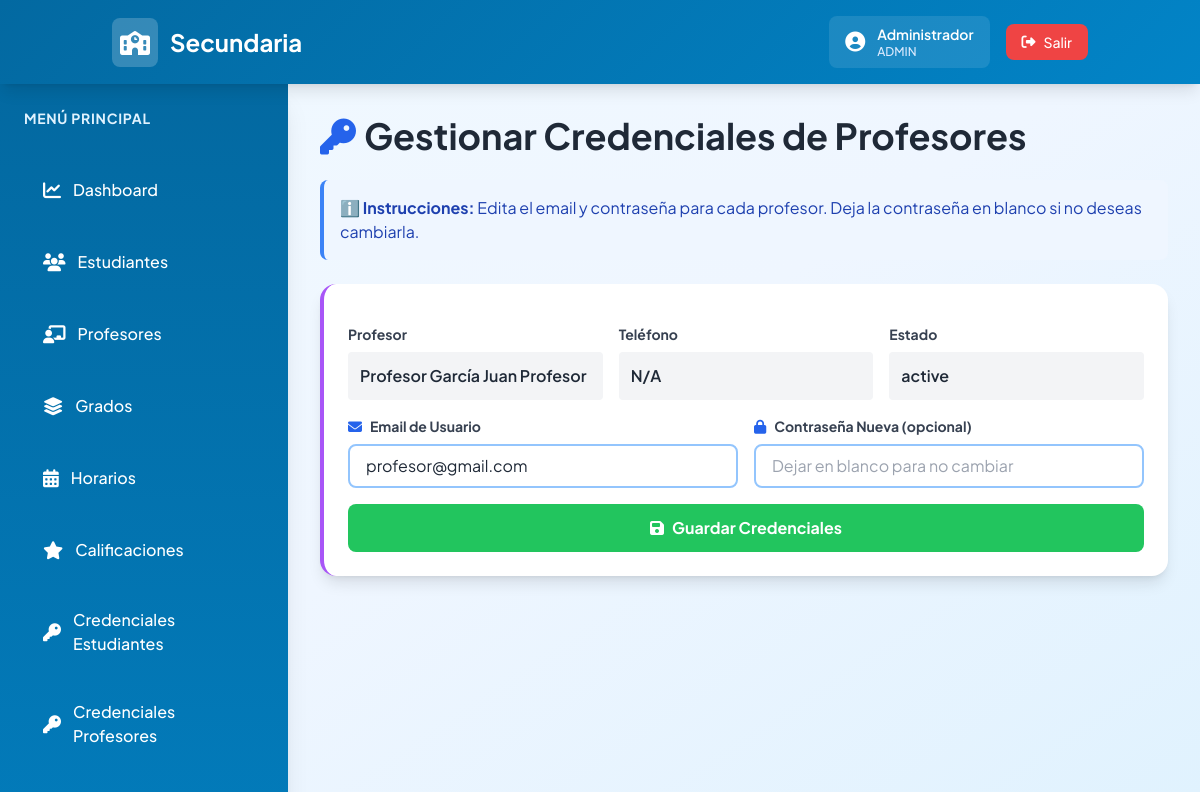
Page /admin/teacher-credentials (signed in) on the committed database.
### models.py (models this page shows)
class User(UserMixin, db.Model):
    __tablename__ = 'users'
    id = db.Column(db.String(36), primary_key=True, default=lambda: str(uuid.uuid4()))
    email = db.Column(db.String(255), unique=True, nullable=False)
    password = db.Column(db.String(255), nullable=False)
    name = db.Column(db.String(255), nullable=False)
    role = db.Column(db.String(20), nullable=False)
    created_at = db.Column(db.DateTime, default=datetime.utcnow)

class Teacher(db.Model):
    __tablename__ = 'teachers'
    id = db.Column(db.String(36), primary_key=True, default=lambda: str(uuid.uuid4()))
    user_id = db.Column(db.String(36), db.ForeignKey('users.id'), nullable=False, unique=True)
    teacher_code = db.Column(db.String(50), unique=True, nullable=False)
    specialization = db.Column(db.Text)
    apellido_paterno = db.Column(db.String(100), nullable=True)
    apellido_materno = db.Column(db.String(100), nullable=True)
    hire_date = db.Column(db.Date, nullable=False)
    end_contract_date = db.Column(db.Date, nullable=True)
    status = db.Column(db.String(20), default='active')
    created_at = db.Column(db.DateTime, default=datetime.utcnow)
    user = db.relationship('User', backref='teacher_profile')

### routes.py (the view, shortened to what this page needs)
@app.route('/admin/teacher-credentials', methods=['GET', 'POST'])
@login_required
def admin_teacher_credentials():
    if current_user.role != 'admin':
        flash('Acceso denegado', 'error')
        return redirect(url_for('dashboard'))
    teachers = Teacher.query.all()
    return render_template('admin_teacher_credentials.html', teachers=teachers)

### app.py (called while the page is built)
@login_manager.user_loader
def load_user(user_id):
    try:
        return User.query.get(user_id)
    except Exception as e:
        print(f"Error loading user: {e}")
        return None

### templates/admin_teacher_credentials.html (shortened to what this page needs)
{% extends "base.html" %}
{% block content %}
<div class="space-y-6">
    <div class="flex justify-between items-center">
        <h1 class="text-4xl font-bold text-gray-800"><i class="fas fa-key text-blue-600 mr-2"></i>Gestionar Credenciales de Profesores</h1>
    </div>
    <div class="bg-blue-50 border-l-4 border-blue-500 text-blue-800 p-4 rounded-lg">
        <p><strong>ℹ️ Instrucciones:</strong> Edita el email y contraseña para cada profesor. Deja la contraseña en blanco si no deseas cambiarla.</p>
    </div>
    {% if teachers %}
    <div class="grid grid-cols-1 gap-4">
        {% for teacher in teachers %}
        <div class="bg-white rounded-2xl shadow-lg p-6 border-l-4 border-purple-500">
            <form method="POST" class="space-y-4">
                <div class="grid grid-cols-1 md:grid-cols-3 gap-4">
                    <div>
                        <label class="block text-sm font-bold text-gray-700 mb-2">Profesor</label>
                        <div class="p-3 bg-gray-100 rounded text-gray-800 font-semibold">
                            {{ teacher.apellido_paterno }} {{ teacher.apellido_materno }} {{ teacher.user.name }}
                        </div>
                    </div>
                    <div>
                        <label class="block text-sm font-bold text-gray-700 mb-2">Teléfono</label>
                        <div class="p-3 bg-gray-100 rounded text-gray-800 font-semibold">
                            {{ teacher.phone or 'N/A' }}
                        </div>
                    </div>
                    <div>
                        <label class="block text-sm font-bold text-gray-700 mb-2">Estado</label>
                        <div class="p-3 bg-gray-100 rounded text-gray-800 font-semibold">
                            {{ teacher.status or 'Activo' }}
                        </div>
                    </div>
                </div>
                <div class="grid grid-cols-1 md:grid-cols-2 gap-4">
                    <div>
                        <label class="block text-sm font-bold text-gray-700 mb-2">
                            <i class="fas fa-envelope text-blue-600 mr-2"></i>Email de Usuario
                        </label>
                        <input type="email" name="email" value="{{ teacher.user.email }}" class="w-full px-4 py-2 border-2 border-blue-300 rounded-lg focus:outline-none focus:border-blue-600" required>
                    </div>
                    <div>
                        <label class="block text-sm font-bold text-gray-700 mb-2">
                            <i class="fas fa-lock text-blue-600 mr-2"></i>Contraseña Nueva (opcional)
                        </label>
                        <input type="password" name="password" placeholder="Dejar en blanco para no cambiar" class="w-full px-4 py-2 border-2 border-blue-300 rounded-lg focus:outline-none focus:border-blue-600">
                    </div>
                </div>
                <div class="flex gap-3">
                    <button type="submit" class="flex-1 bg-green-500 hover:bg-green-600 text-white px-4 py-3 rounded-lg font-bold flex items-center justify-center gap-2 transition">
                        <i class="fas fa-save"></i> Guardar Credenciales
                    </button>
                </div>
            </form>
        </div>
        {% endfor %}
    </div>
    {% endif %}
</div>
{% endblock %}

### templates/base.html (shortened to what this page needs)
<!DOCTYPE html>
<html lang="es">
<head>
    <script src="https://cdn.tailwindcss.com"></script>
    <link rel="stylesheet" href="https://cdnjs.cloudflare.com/ajax/libs/font-awesome/6.4.0/css/all.min.css">
</head>
<body class="bg-gradient-to-br from-sky-50 via-blue-50 to-sky-100 text-gray-800 min-h-screen">
    <nav class="gradient-header text-white shadow-lg sticky top-0 z-50">
        <div class="container mx-auto px-6 py-4 flex justify-between items-center">
            <div class="text-2xl font-bold flex items-center gap-3">
                <div class="bg-white bg-opacity-20 p-2 rounded-lg">
                    <i class="fas fa-school text-2xl"></i>
                </div>
                <span>Secundaria</span>
            </div>
            <div class="flex gap-4 items-center">
                {% if current_user.is_authenticated %}
                <a href="{{ url_for('my_profile') }}" class="flex items-center gap-3 bg-white bg-opacity-10 px-4 py-2 rounded-lg hover:bg-opacity-20 transition cursor-pointer">
                    <i class="fas fa-user-circle text-xl"></i>
                    <div class="text-sm">
                        <div class="font-semibold">{{ current_user.name }}</div>
                        <div class="text-xs text-blue-100 uppercase font-medium">{{ current_user.role }}</div>
                    </div>
                </a>
                <a href="{{ url_for('logout') }}" class="bg-red-500 hover:bg-red-600 px-4 py-2 rounded-lg transition font-medium text-sm flex items-center gap-2">
                    <i class="fas fa-sign-out-alt"></i> Salir
                </a>
                {% endif %}
            </div>
        </div>
    </nav>
    {% if current_user.is_authenticated %}
    <div class="flex">
        <aside class="w-72 bg-gradient-to-b from-sky-700 to-sky-600 text-white min-h-screen p-6 shadow-xl">
            <div class="mb-8">
                <h2 class="text-sm font-bold uppercase tracking-wider text-sky-100 mb-4">Menú Principal</h2>
            </div>
            <ul class="space-y-3">
                <li>
                    <a href="{{ url_for('dashboard') }}" class="sidebar-item block p-4 rounded-lg hover:bg-sky-500 transition flex items-center gap-3 font-medium">
                        <i class="fas fa-chart-line text-lg"></i>
                        <span>Dashboard</span>
                    </a>
                </li>
                {% if current_user.role == 'admin' %}
                <li>
                    <a href="{{ url_for('students') }}" class="sidebar-item block p-4 rounded-lg hover:bg-sky-500 transition flex items-center gap-3 font-medium">
                        <i class="fas fa-users text-lg"></i>
                        <span>Estudiantes</span>
                    </a>
                </li>
                <li>
                    <a href="{{ url_for('teachers') }}" class="sidebar-item block p-4 rounded-lg hover:bg-sky-500 transition flex items-center gap-3 font-medium">
                        <i class="fas fa-chalkboard-user text-lg"></i>
                        <span>Profesores</span>
                    </a>
                </li>
                <li>
                    <a href="{{ url_for('grades') }}" class="sidebar-item block p-4 rounded-lg hover:bg-sky-500 transition flex items-center gap-3 font-medium">
                        <i class="fas fa-layer-group text-lg"></i>
                        <span>Grados</span>
                    </a>
                </li>
                <li>
                    <a href="{{ url_for('view_schedule') }}" class="sidebar-item block p-4 rounded-lg hover:bg-sky-500 transition flex items-center gap-3 font-medium">
                        <i class="fas fa-calendar-alt text-lg"></i>
                        <span>Horarios</span>
                    </a>
                </li>
                <li>
                    <a href="{{ url_for('admin_all_grades') }}" class="sidebar-item block p-4 rounded-lg hover:bg-sky-500 transition flex items-center gap-3 font-medium">
                        <i class="fas fa-star text-lg"></i>
                        <span>Calificaciones</span>
                    </a>
                </li>
                <li>
                    <a href="{{ url_for('admin_credentials') }}" class="sidebar-item block p-4 rounded-lg hover:bg-sky-500 transition flex items-center gap-3 font-medium">
                        <i class="fas fa-key text-lg"></i>
                        <span>Credenciales Estudiantes</span>
                    </a>
                </li>
                <li>
                    <a href="{{ url_for('admin_teacher_credentials') }}" class="sidebar-item block p-4 rounded-lg hover:bg-sky-500 transition flex items-center gap-3 font-medium">
                        <i class="fas fa-key text-lg"></i>
                        <span>Credenciales Profesores</span>
                    </a>
                </li>
                {% endif %}
            </ul>
        </aside>
        <main class="flex-1 p-8 fade-in">
    {% else %}
    <main class="flex justify-center items-center min-h-screen">
    {% endif %}
            {% block content %}{% endblock %}
        </main>
    {% if current_user.is_authenticated %}</div>{% endif %}
</body>
</html>

### templates/base.html (style rules this page uses)
* { font-family: 'Plus Jakarta Sans', sans-serif; }
.gradient-header { background: linear-gradient(135deg, #0369a1 0%, #0284c7 100%); }
.sidebar-item { transition: all 0.3s ease; border-left: 3px solid transparent; }
.fade-in { animation: fadeIn 0.5s ease-in; }

### rows in the picture
User: name "Administrador", role "ADMIN"
Teacher: apellido_paterno "Profesor", apellido_materno "García", user.name "Juan Profesor", phone "N/A", status "active", email "profesor@gmail.com"
